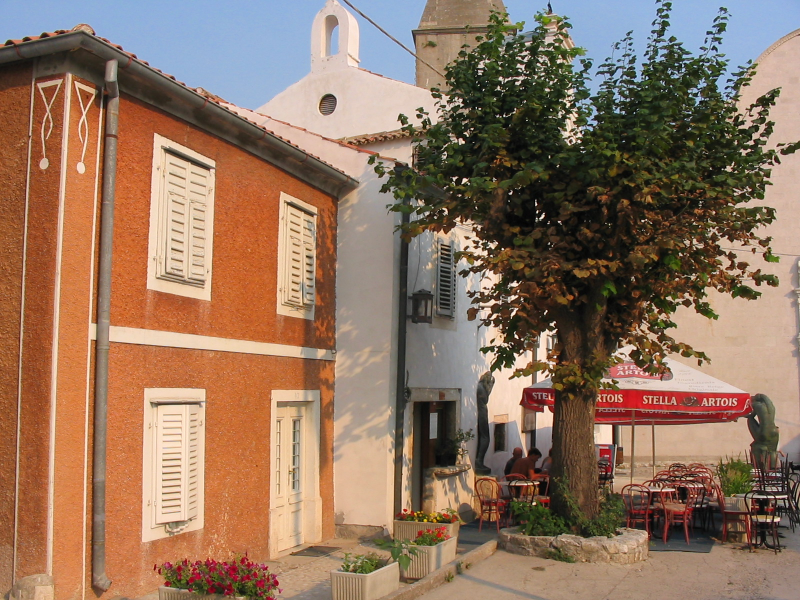
#> input picture 2018B-Inteligencia-artificial/1 Parcial/P-particle-swarm-optimization/data/croatia-02.jpg, 1600 x 1200 px, found by its file name (shown at 1/2 size)
$ jupyter execute 'Modifica Contraste.ipynb'   (Python 2 division)   (older library calls are emulated)
#> lines starting #> are read from the running program, lines starting #| are printed output that depends on the picture
[cell 1]
#algunas librerías
from scipy import misc
from scipy import ndimage
import matplotlib.pylab as plt
import numpy as np
#from random import random

[cell 2]
l = misc.imread("croatia-02.jpg")
#> l is the input picture: shape (1200, 1600, 3); mean R, G, B 144.8, 116.1, 95.7
plt.imshow(l)
plt.axis('off')
plt.show()

[cell 3]
l = misc.imread("croatia-02.jpg")
g = 0.2989 * l[:,:,0] + 0.5870 * l[:,:,1] + 0.1140 * l[:,:,2]
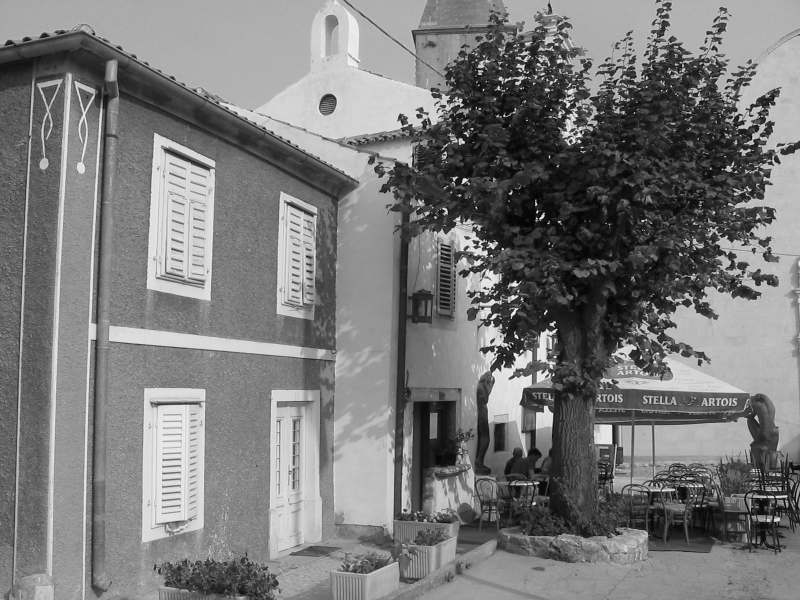
#> g: shape (1200, 1600) float64 (shown at 1/2 size); min 0, max 252.6, mean 122.3
plt.imshow(g, cmap="gray")
plt.axis('off')
plt.show()

# Rango dinámico de una imagen

Para una imagen en escala de grises, definimos el **rango dinámico** de una imagen como la dupla que indica el mínimo y el máximo valor de intensidad en la imagen:

$$[I_{min},\;I_{max}] = [\min (I), \;\max (I)]$$

## Función que identifica el rango dinámico de una imagen

[cell 4]
def rango_din(Im):
    I_min = np.min(Im)
#> I_min = 0
    I_max = np.max(Im)
#> I_max = 252.6

    print (I_min, I_max)
#| 0.0 252.6066

[cell 5]
rango_din(g)

Observa que si se utiliza un byte para registrar el valor de intensidad de un pixel, el máximo rango dinámico es:

$$[0, \;255]$$

## Problemas de contraste

Una imagen presenta problemas de contraste cuando la distribución de sus intensidades no cubre el máximo rango dinámico posible. Cuando se presenta este problema, la imagen puede tener una calidad pobre.

### Transforma el rango de 100 a 200

Para ejemplificar, la siguiente celda cambia el rango dinámico de una imagen y lo restringe al intervalo $[100,\; 200]$

[cell 6]
g_min = np.min(g)
#> g_min = 0
g_max = np.max(g)
#> g_max = 252.6

##########################################
gn = 100+100*(g-g_min)/float(g_max-g_min)
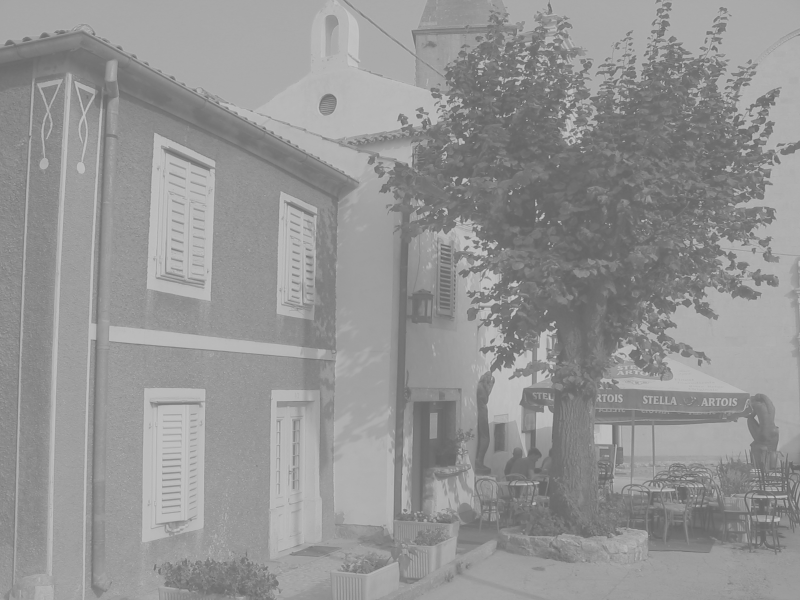
#> gn: shape (1200, 1600) float64 (shown at 1/2 size); min 100, max 200, mean 148.4
##########################################

rango_din(gn)
#| 100.0 200.0

Visualizamos el histograma de frecuencias de ambas imágenes

[cell 7]
h = np.histogram(g, bins=256)
hn = np.histogram(gn, bins=256)

plt.subplot(211)
plt.plot(h[1][0:-1], h[0])
plt.xlim(0,255)

plt.subplot(212)
plt.plot(hn[1][0:-1], hn[0])
plt.xlim(0,255)

plt.show()
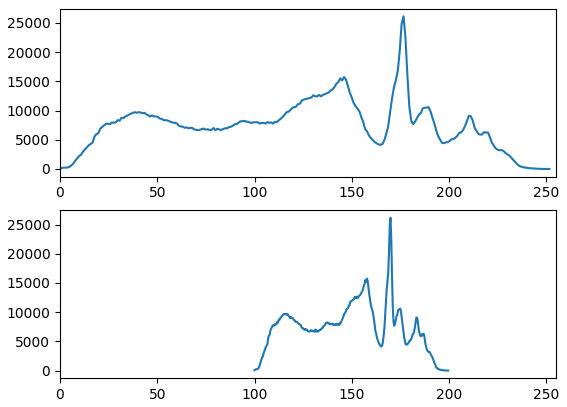
#> figure drawn by matplotlib, 2 panels; panel 1: curve peaks at x = 176.6, y = 26147; panel 2: curve peaks at x = 169.9, y = 26147

[cell 8]
# modificamos la intensidad de un par de pixeles (datos atípicos)
gn[0,0] = 0
gn[0,1] = 255

[cell 9]
h = np.histogram(g, bins=256)
hn = np.histogram(gn, bins=256)

plt.subplot(211)
plt.plot(h[1][0:-1], h[0])
plt.xlim(0,255)

plt.subplot(212)
plt.plot(hn[1][0:-1], hn[0])
plt.xlim(0,255)

plt.show()
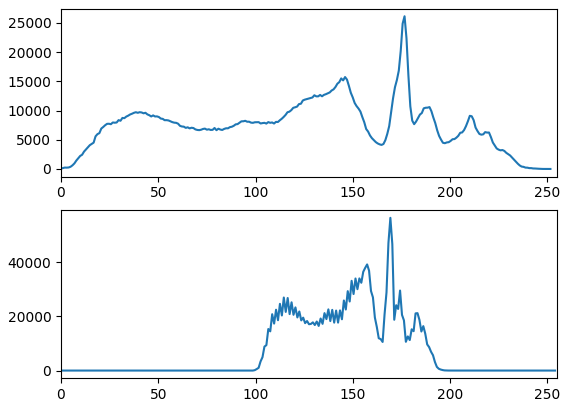
#> figure drawn by matplotlib, 2 panels; panel 1: curve peaks at x = 176.6, y = 26147; panel 2: curve peaks at x = 169.3, y = 56467

Comparamos las imágenes

[cell 10]
plt.subplot(121)
plt.imshow(g, cmap="gray")
plt.axis('off')
plt.subplot(122)
plt.imshow(gn, cmap="gray")
plt.axis('off')
plt.show()

Otro ejemplo.

[cell 11]
gn = 100*(g-g_min)/float(g_max-g_min)
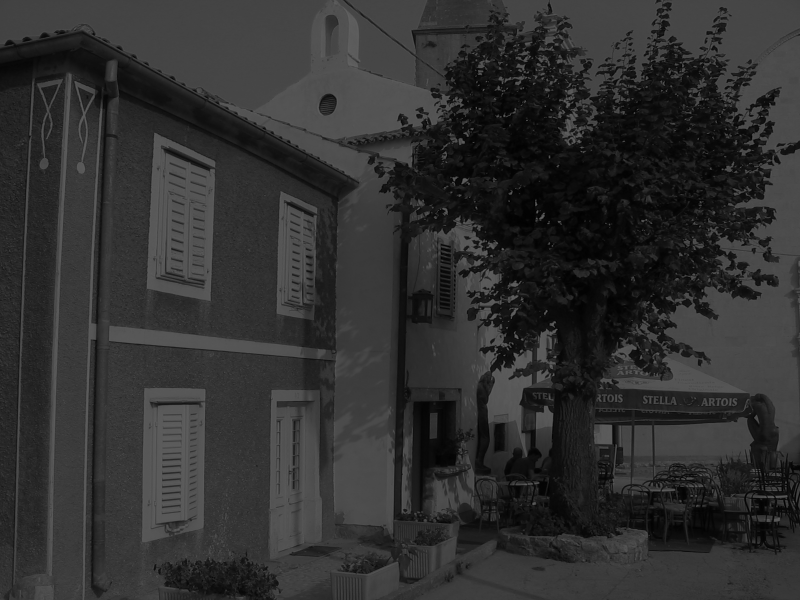
#> gn: shape (1200, 1600) float64 (shown at 1/2 size); min 0, max 100, mean 48.4
rango_din(gn)
#| 0.0 100.0
gn[0,0] = 0
gn[0,1] = 255

[cell 12]
h = np.histogram(g, bins=256)
hn = np.histogram(gn, bins=256)

plt.subplot(211)
plt.plot(h[1][0:-1], h[0])
plt.xlim(0,255)

plt.subplot(212)
plt.plot(hn[1][0:-1], hn[0])
plt.xlim(0,255)

plt.show()
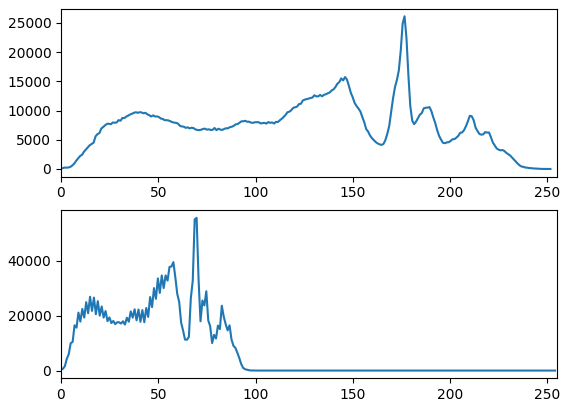
#> figure drawn by matplotlib, 2 panels; panel 1: curve peaks at x = 176.6, y = 26147; panel 2: curve peaks at x = 69.73, y = 55683

[cell 13]
plt.subplot(121)
plt.imshow(g, cmap="gray")
plt.axis('off')
plt.subplot(122)
plt.imshow(gn, cmap="gray")
plt.axis('off')
plt.show()

## Transformación del rango

Si una imagen no hace uso completo de su rango dinámico, se puede aplicar una transformación lineal para reescalarlo. Un ejemplo es la siguiente:

$$I'[r,c] = 255\frac{I[r,c]-I_{min}}{I_{max}-I_{min}}$$

[cell 14]
gn = 100*(g-g_min)/float(g_max-g_min)
rango_din(gn)
#| 0.0 100.0

[cell 15]
g_min = np.min(gn)
g_max = np.max(gn)
#> g_max = 100

######################################
g_t = 255*(gn-g_min)/(g_max-g_min)
######################################

[cell 16]
rango_din(g_t)
#| 0.0 255.0

[cell 17]
h = np.histogram(gn, bins=256)
hn = np.histogram(g_t, bins=256)

plt.subplot(211)
plt.plot(h[1][0:-1], h[0])
plt.xlim(0,255)

plt.subplot(212)
plt.plot(hn[1][0:-1], hn[0])
plt.xlim(0,255)

plt.show()
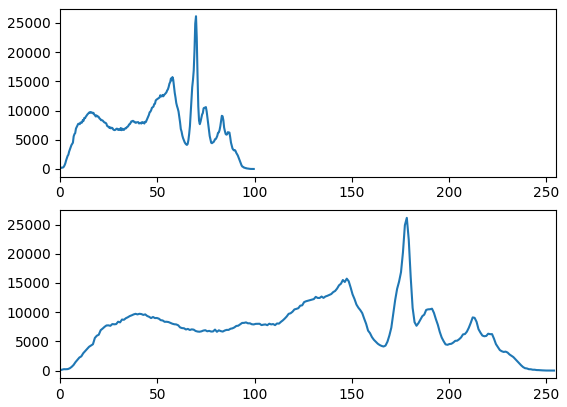
#> figure drawn by matplotlib, 2 panels; panel 1: curve peaks at x = 69.92, y = 26147; panel 2: curve peaks at x = 178.3, y = 26147

[cell 18]
rango_din(gn)
#| 0.0 100.0
gn[0,0] = 255
rango_din(gn)
#| 0.0 255.0

[cell 19]
g_min = np.min(gn)
g_max = np.max(gn)
#> g_max = 255

######################################
g_t = 255*(gn-g_min)/(g_max-g_min)
######################################

[cell 20]
h = np.histogram(gn, bins=256)
hn = np.histogram(g_t, bins=256)

plt.subplot(211)
plt.plot(h[1][0:-1], h[0])
plt.xlim(0,255)

plt.subplot(212)
plt.plot(hn[1][0:-1], hn[0])
plt.xlim(0,255)

plt.show()
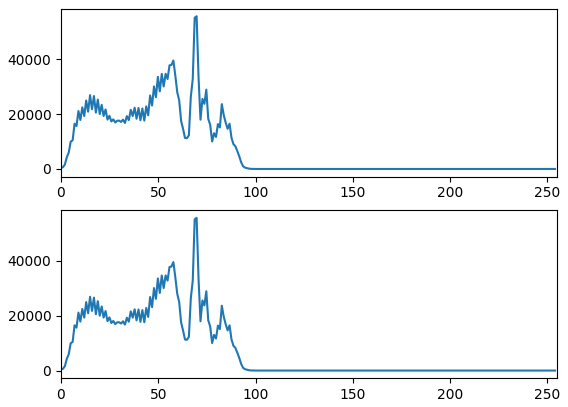
#> figure drawn by matplotlib, 2 panels; panel 1: curve peaks at x = 69.73, y = 55683; panel 2: curve peaks at x = 69.73, y = 55683
